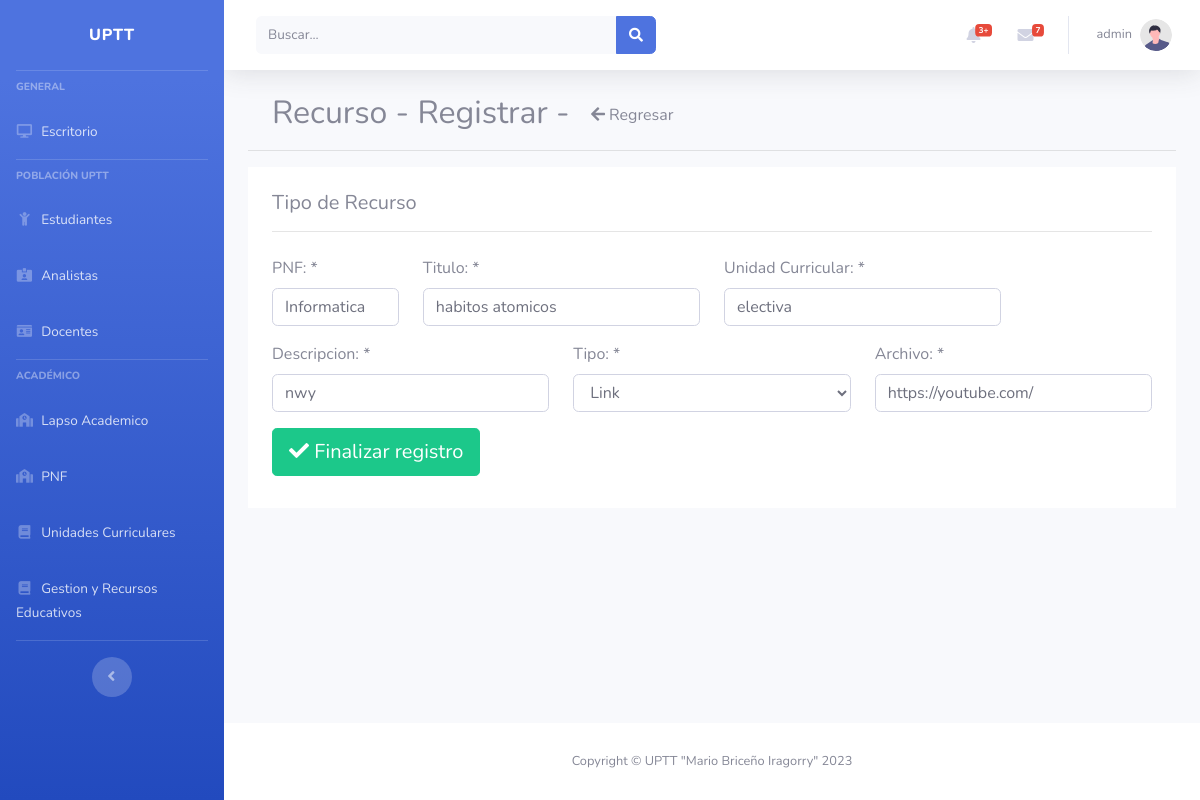
/?route=resources&method=edit&id=8 (signed in), run on the app's committed database.
### tables this page shows
CREATE TABLE `gestion_y_recursos_educativos` (
  `id` int(11) NOT NULL,
  `Registro` varchar(100) NOT NULL,
  `PNF` varchar(100) NOT NULL,
  `Unidad_Curricular` varchar(100) NOT NULL,
  `Descripcion` varchar(1000) NOT NULL,
  `link` varchar(100) DEFAULT NULL,
  `Archivo_Adjunto` mediumblob
);

### app/controllers/ResourcesController.php (called while the page is built, shortened)
<?php
require_once($_SERVER['DOCUMENT_ROOT']."/php/uptt-project/app/models/resources.php");
class resourcesController{
    private $model;
    public function __construct()
    {
        $this->model = new Resources();
    }
public function edit($id)
{
    $rows = $this->model->show($id);
    include('app/views/resources_folder/edit.php');
}
}

### app/db/db.php (called while the page is built)
<?php
class BDConexion{
    private $host = "localhost";
    private $user = "root";
    private $pass = "";
    private $db = "uptt";
    public function __construct(){
        try {
            $pdo = new PDO("mysql:host=$this->host;dbname=$this->db", $this->user, $this->pass);
            $pdo->setAttribute(PDO::ATTR_ERRMODE, PDO::ERRMODE_EXCEPTION);
            return $pdo;
        } catch (PDOException $e) {
            echo "La conexión ha fallado: " . $e->getMessage();
        }
    }
}

### app/models/resources.php (called while the page is built, shortened)
<?php
require_once($_SERVER['DOCUMENT_ROOT'] . "/php/uptt-project/app/db/db.php");
class resources extends BDConexion {
  public $conn;
  public function __construct() {
    $this->conn = parent::__construct();
  }
  public function show($id){
    $data = "";
    $sql = "SELECT * FROM gestion_y_recursos_educativos WHERE id = :id";
    $pdo = $this->conn->prepare($sql);
    $pdo->bindParam(':id', $id);
    if($pdo->execute()){
        if($pdo->rowCount() > 0){
            $data = $pdo->fetch(PDO::FETCH_ASSOC);
        }else{
            $data[] = ['message' => "Not Data", 'status' => "null"];
        }
        return $data;
    }
}
}

### app/views/resources_folder/edit.php (the view, shortened to what this page needs)
<?php include($_SERVER['DOCUMENT_ROOT']."/php/uptt-project/app/views/partials/header.php"); $id = $_GET['id'];
?>
<section class="container">
	<h2>Recurso - Registrar -
		<a href="?route=resources&method=index" class="btn">
			<i class="fa fa-arrow-left"></i> Regresar</a>
	</h2>
</section>
<hr>
<section class="container p-4 bg-white">
<form class="row g-3" action="?route=resources&method=update" method="POST" enctype="multipart/form-data">  <div class="col-12">
            <h5>Tipo de Recurso</h5>
            <hr>
        </div>
        <div class="col-md-2 my-2">
            <label for="PNF">PNF: * </label>
            <input name="PNF" id="PNF" class="form-control"  required value="<?php echo $rows['PNF'];?>">
        </div>
        <div class="col-md-4 my-2">
            <label for="Registro">Titulo: * </label>
            <input type="text" name="Registro" id="Registro" class="form-control" required value="<?php echo $rows['Registro'];?>">
        </div>
        <div class="col-md-4 my-2">
            <label for="Unidad_Curricular">Unidad Curricular: * </label>
            <input type="text" name="Unidad_Curricular" id="Unidad_Curricular" class="form-control" required value="<?php echo $rows['Unidad_Curricular'];?>">
        </div>
        <div class="col-md-4 my-2">
            <label for="Descripcion">Descripcion: * </label>
            <input name="Descripcion" id="Descripcion" class="form-control" required value="<?php echo $rows['Descripcion'];?>"></input>
        </div>
        <div class="col-md-4 my-2">
			<label for="Tipo">Tipo: * </label>
			<select name="Tipo" id='tipo' class="form-control">
				<option value="0">Link</option>
			</select>
            </div>
        <div class="col-md-4 my-2">
            <label for="">Archivo: * </label>
            <input name="link" id="link"  class="form-control" type="text" required placeholder="Archivo" value="<?php echo $rows['link'];?>"> </input>
            </div>
        <div class="col-md-4 my-2">
            <button type="submit" class="btn btn-success btn-lg"><i class="fa fa-check"></i> Finalizar registro</button>
        </div>
    </form>
</section>
<?php include($_SERVER['DOCUMENT_ROOT']."/php/uptt-project/app/views/partials/footer.php");?>

### data on the page
gestion_y_recursos_educativos: PNF "Informatica", Registro "habitos atomicos", Unidad_Curricular "electiva", Descripcion "nwy", link "https://youtube.com/"

### other printed values
$_SESSION['row_count_0']['username'] "admin"
